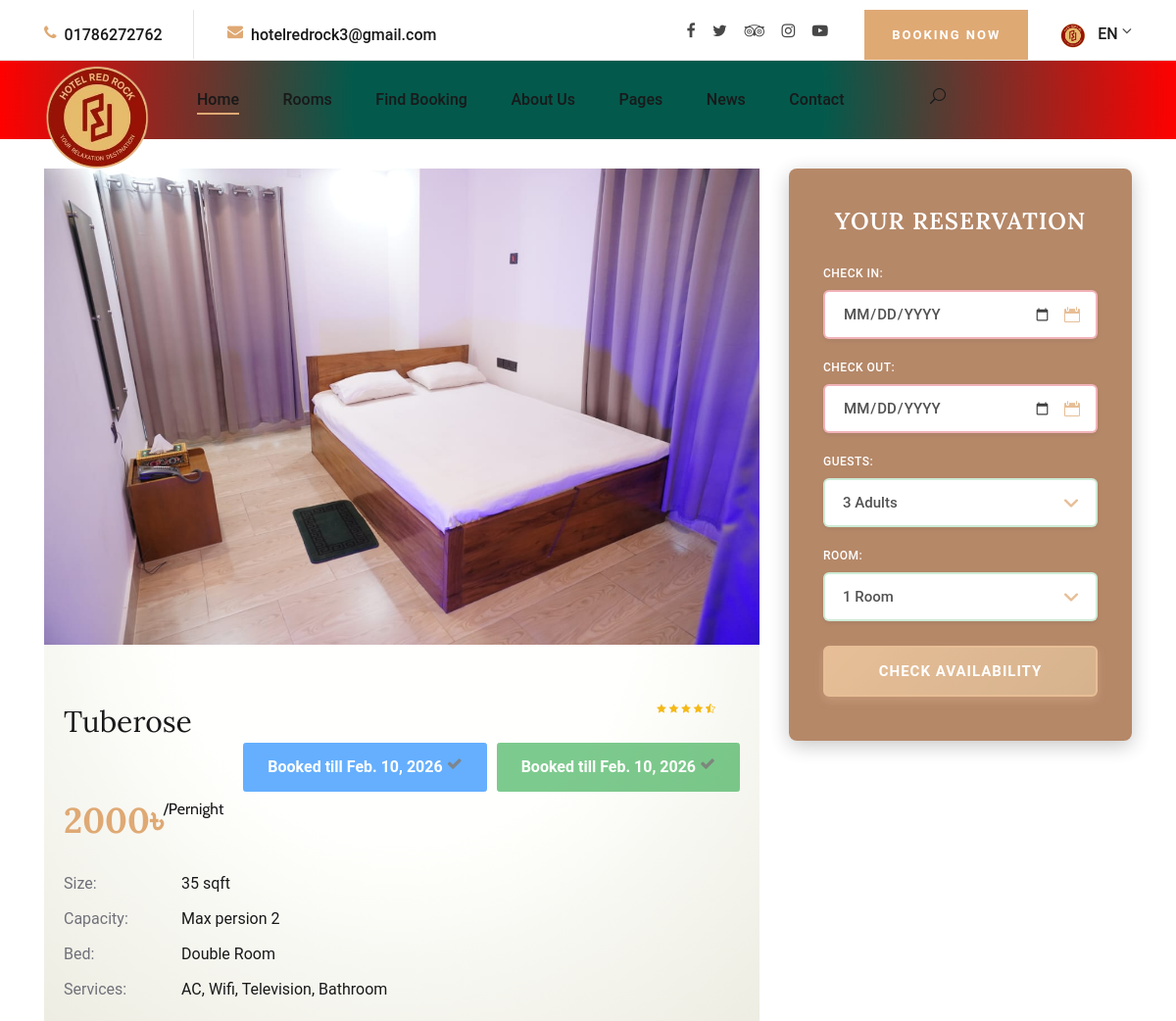
The app's page /rooms/room_details/1/ (upper part), older data.
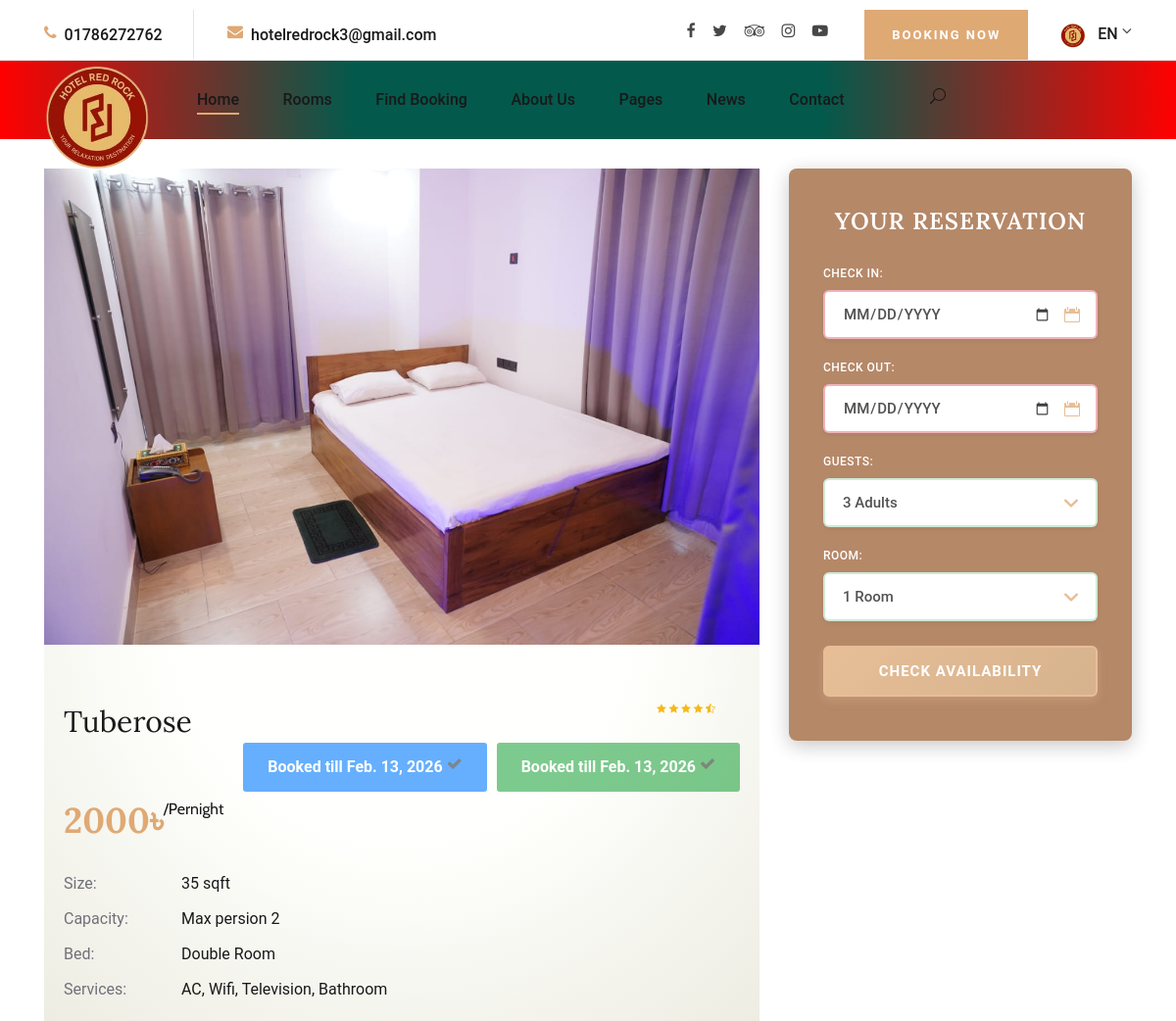
The same page, newer data.
### rooms/models.py (models this page shows, shortened)
class Room(models.Model):
    serial=models.IntegerField(default=0)
    name=models.CharField(max_length=100,unique=True)
    name_eng=models.CharField(max_length=100,unique=True)
    room_no=models.CharField(max_length=100,unique=True)
    room_type=models.ForeignKey(RoomType,blank=True,null=True,on_delete=models.SET_NULL)
    bed_type=models.ForeignKey(BedType,blank=True,null=True,on_delete=models.SET_NULL)
    status=models.CharField(max_length=100,blank=True,null=True)
    price=models.CharField(max_length=10,blank=True,null=True)
    person_occupancy=models.CharField(max_length=10,blank=True,null=True)
    number_of_beds=models.CharField(max_length=10,blank=True,null=True)
    size=models.CharField(max_length=10,blank=True,null=True)
    services=models.CharField(max_length=500,blank=True,null=True)
    description=RichTextField(blank=True,null=True)
    comment=models.ManyToManyField(Comment,blank=True,null=True)
    main_image=models.FileField(upload_to='media/room_images',blank=True,null=True,)
    second_image=models.FileField(upload_to='media/room_images',blank=True,null=True,)
    is_available=models.BooleanField(default=False)
    class Meta:
        ordering = ['serial']

class RoomType(models.Model):
    serial=models.IntegerField(default=0)
    name=models.CharField(max_length=100,unique=True)
    name_eng=models.CharField(max_length=100,unique=True)
    description=RichTextField(blank=True,null=True)
    occupancy=models.CharField(max_length=100,blank=True,null=True)
    bed_type=models.ManyToManyField(BedType,blank=True,null=True)
    price=models.CharField(max_length=10,blank=True,null=True)
    services=models.CharField(max_length=500,blank=True,null=True)
    comment=models.ManyToManyField(Comment,blank=True,null=True)
    main_image=models.FileField(upload_to='media/room_type_images',blank=True,null=True,)
    second_image=models.FileField(upload_to='media/room_type_images',blank=True,null=True,)

### rooms/views.py (the view, shortened to what this page needs)
# urls.py: path('room_details/<int:id>/', views.RoomDetails.as_view(),name="room_details"),
class RoomDetails(View):
    template_name = 'rooms/room_details.html'
    def get(self, request, *args, **kwargs):
        rooms=Room.objects.filter(id=int(kwargs['id'])).prefetch_related('booking_set').first()
        same_priced_rooms = []
        if rooms and rooms.price:
            same_priced_rooms = Room.objects.filter(price=rooms.price).exclude(id=rooms.id).order_by('serial')[:6]
            print(f"Room {rooms.id} price: {rooms.price}, Similar rooms found: {same_priced_rooms.count()}")
        staffs=Staff.objects.all().order_by("serial")
        guests=Guest.objects.all().order_by("-id")
        context={}
        if rooms:
            _set_display_status_for_rooms([rooms])
        context['room']=rooms
        context['same_priced_rooms']=same_priced_rooms
        context['staffs']=staffs
        context['guests']=guests
        return render(request, self.template_name,context)

### rooms/views.py (called while the page is built)
def _set_display_status_for_rooms(rooms):
    today = timezone.now().date()
    for room in rooms:
        active_bookings = [
            b for b in room.booking_set.all()
            if b.check_in_status not in ('checked_out', 'cancelled') and not b.check_out_status
        ]
        if any(b.check_in_status == 'checked_in' for b in active_bookings):
            room.display_status = 'occupied'
            room.booked_until = None
        elif any(b.check_in_status == 'pending' and b.end_day >= today for b in active_bookings):
            room.display_status = 'booked'
            pending_bookings = [b for b in active_bookings if b.check_in_status == 'pending' and b.end_day >= today]
            room.booked_until = max(b.end_day for b in pending_bookings) if pending_bookings else None
        else:
            room.display_status = 'available'
            room.booked_until = None

### templates/rooms/room_details.html (shortened to what the changed rows need)
{% extends 'basepage/basepage.html' %}
{% load static  %}
    {% block content %}
     <br></br>
    <section class="room-details-section spad">
        <div class="container">
            <div class="row">
                <div class="col-lg-8">
                    <div class="room-details-item" style="background: var(--service);">
                        <img src="{{ room.main_image.url }}" alt="">
                        <div class="rd-text" style="background: transparent;padding: 20px;">
                            <div class="rd-title">
                                <h3>{{ room.name_eng }}</h3>
                                <div class="rdt-right">
                                    <div class="rating">
                                    </div>
                                    {% with status=room.display_status|default:room.status|default_if_none:"available"|lower %}
                                    <div style="display: flex; gap: 10px; margin-top: 15px;">
                                      {% if status == 'available' %}
                                        <button id="room_{{ room.id }}" class="btn btn-primary" style="padding: 12px 24px; font-size: 16px; font-weight: 600;" onclick="addToCart( this.id )">Add To Book</button>
                                        <button class="btn btn-success" style="padding: 12px 24px; font-size: 16px; font-weight: 600; text-align: center;" onclick="bookNowSingle('room_{{ room.id }}')">Book Now</button>
                                      {% else %}
                                        <button class="btn btn-primary" style="padding: 12px 24px; font-size: 16px; font-weight: 600; opacity: 0.6; cursor: not-allowed;" disabled>
                                          {% if status == 'booked' %}
                                            Booked{% if room.booked_until %} till {{ room.booked_until }}{% endif %} <i class="fa fa-check"></i>
                                          {% else %}
                                            Occupied <i class="fa fa-check"></i>
                                          {% endif %}
                                        </button>
                                        <button class="btn btn-success" style="padding: 12px 24px; font-size: 16px; font-weight: 600; text-align: center; opacity: 0.6; cursor: not-allowed;" disabled>
                                          {% if status == 'booked' %}
                                            Booked{% if room.booked_until %} till {{ room.booked_until }}{% endif %} <i class="fa fa-check"></i>
                                          {% else %}
                                            Occupied <i class="fa fa-check"></i>
                                          {% endif %}
                                        </button>
                                      {% endif %}
                                    </div>
                                    {% endwith %}
                                </div>
                            </div>
                            <h2>{{ room.price }}&#x09F3;<span>/Pernight</span></h2>
                            <table>
                                <tbody>
                                    <tr>
                                        <td class="r-o">Size:</td>
                                        <td>{{ room.size }} sqft</td>
                                    </tr>
                                    <tr>
                                        <td class="r-o">Capacity:</td>
                                        <td>Max persion {{ room.person_occupancy  }}</td>
                                    </tr>
                                    <tr>
                                        <td class="r-o">Bed:</td>
                                        <td>{{ room.room_type.name_eng }}</td>
                                    </tr>
                                    <tr>
                                        <td class="r-o">Services:</td>
                                        <td>{{ room.services }}</td>
                                    </tr>
                                </tbody>
                            </table>
                        </div>
                    </div>
                </div>
            </div>
        </div>
    </section>
    {% endblock content %}

Row changes from the older to the newer data that the page shows:
changed Room "Tuberose": booked_until "Feb. 10, 2026" → "Feb. 13, 2026"
